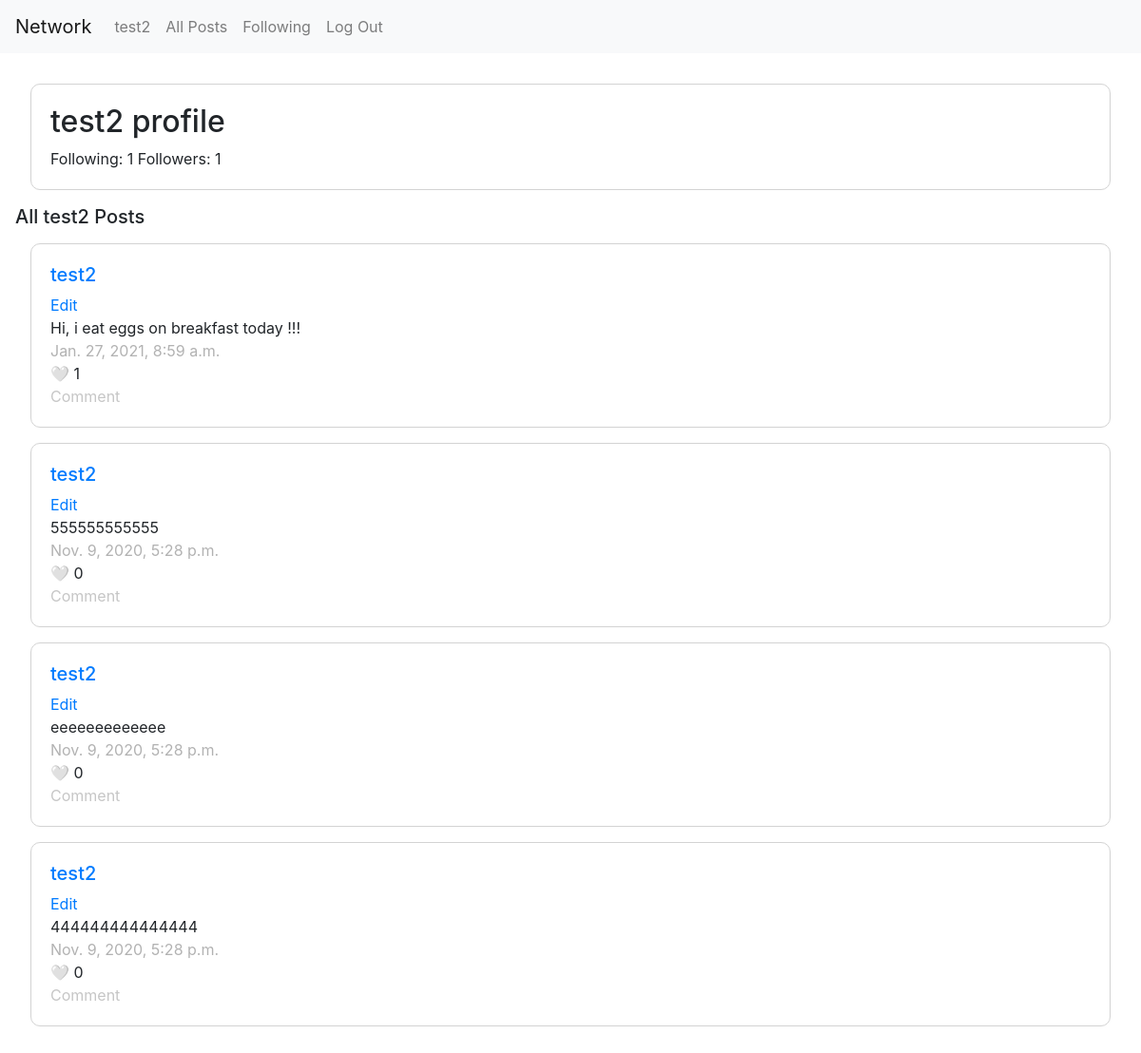
/profile/test2 (signed in), run on the app's committed database.
### network/models.py (models this page shows, shortened)
class User(AbstractUser):
    pass

class Post(models.Model):
    user = models.ForeignKey("User", on_delete=models.CASCADE, related_name="user")
    text = models.CharField(max_length=255)
    likes = models.ManyToManyField('User', blank=True, related_name='likes')
    timestamp = models.DateTimeField(auto_now_add=True)

### network/views.py (the view)
# urls.py: path("profile/<str:profile>", views.profile, name="profile"),
@login_required(login_url='login')
def profile(request, profile):
    user = User.objects.get(id=request.user.id)
    follow = User.objects.get(username=profile)
    is_followed = False
    if UserFollowing.objects.filter(user_id=user, following_user_id=follow).exists():
        is_followed = True
        if request.method == "POST":
            UserFollowing.objects.get(user_id=user, following_user_id=follow).delete()
            is_followed = False
    else:
        if request.method == "POST":
            UserFollowing.objects.create(user_id=user, following_user_id=follow)
            is_followed = True
    following = follow.following.count()
    followers = follow.followers.count()
    posts = post_paginator(request, profile)
    return render(request, 'network/profile.html', {
        'name': profile,
        'following': following,
        'followers': followers,
        'is_followed': is_followed,
        'posts': posts
        })

### network/views.py (called while the page is built)
def post_paginator(request, username):
    if User.objects.filter(username=username).exists():
        user = User.objects.get(username=username)
        posts = Post.objects.filter(user=user)
    else:
        posts = Post.objects.all()
    posts = posts.order_by("-timestamp")
    page = request.GET.get('page', 1)
    paginator = Paginator(posts, 10)
    try:
        posts = paginator.page(page)
    except PageNotAnInteger:
        posts = paginator.page(1)
    except EmptyPage:
        posts = paginator.page(paginator.num_pages)
    return posts

### network/templates/network/profile.html (shortened to what this page needs)
{% extends "network/layout.html" %}
{% load static %}
{% block body %}
<div class='card-body'>
    <h2> {{ name }} profile</h2>
    <span> Following: {{ following }} </span>
    <span> Followers: {{ followers }}</span>
</div>
    <div>
        <h5>All {{ name }} Posts</h5>
    </div>
    {% for post in posts %}
    <div id='{{post.id}}' class="card-body post">
        <h5><a href="/profile/{{post.user}}">{{post.user}}</a></h5>
        <a href=# class='edit'>Edit</a>
        <span id='edit_text' style="display: block">{{post.text}}</span>
        <span style='color:#b2b2b2'>{{post.timestamp}}</span>
        {% if request.user in post.likes.all %}
        	<div class='like'>❤️ {{post.likes.all.count}}</div>
        {% else %}
          <div class='like'>🤍 {{post.likes.all.count}}</div>
        {% endif %}
        <a style='color:#c6c6c6'>Comment</a>
    </div>
    {% endfor %}
{% endblock %}

### network/templates/network/layout.html (shortened to what this page needs)
{% load static %}
<!DOCTYPE html>
<html lang="en">
    <head>
        <link rel="stylesheet" href="https://stackpath.bootstrapcdn.com/bootstrap/4.4.1/css/bootstrap.min.css">
        <link href="{% static 'network/styles.css' %}" rel="stylesheet">
    </head>
    <body>
        <nav class="navbar navbar-expand-lg navbar-light bg-light">
            <a class="navbar-brand" href="#">Network</a>
            <div>
              <ul class="navbar-nav mr-auto">
                {% if user.is_authenticated %}
                    <li class="nav-item">
                        <a class="nav-link" id='user-posts' href="{% url 'profile' profile=user.username %}">{{ user.username }}</a>
                    </li>
                {% endif %}
                <li class="nav-item">
                  <a class="nav-link" id='all-posts' href="{% url 'posts' postbox='all' %}">All Posts</a>
                </li>
                {% if user.is_authenticated %}
                    <li class="nav-item">
                        <a class="nav-link" href="{% url 'follow' %}">Following</a>
                    </li>
                    <li class="nav-item">
                        <a class="nav-link" href="{% url 'logout' %}">Log Out</a>
                    </li>
                {% endif %}
              </ul>
            </div>
          </nav>
        <div class="body" style='padding: 1em'>
            {% block body %}
            {% endblock %}
        </div>
    </body>
</html>

### network/static/network/styles.css (style rules this page uses)
.card-body { margin: 1em; border: 1px solid lightgray; border-radius: 10px; }
.post { display: flex; flex-direction: column; }

### data on the page
User: username "test2"
Post: user "test2", text "Hi, i eat eggs on breakfast today !!!", timestamp "Jan. 27, 2021, 8:59 a.m.", likes.all.count "1"
Post: user "test2", text "555555555555", timestamp "Nov. 9, 2020, 5:28 p.m.", likes.all.count "0"
Post: user "test2", text "eeeeeeeeeeeee", timestamp "Nov. 9, 2020, 5:28 p.m.", likes.all.count "0"
Post: user "test2", text "444444444444444", timestamp "Nov. 9, 2020, 5:28 p.m.", likes.all.count "0"

### other printed values
{{ following }} "1"
{{ followers }} "1"
